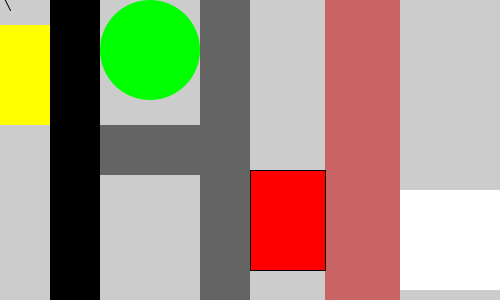
Frame 1 (no input)
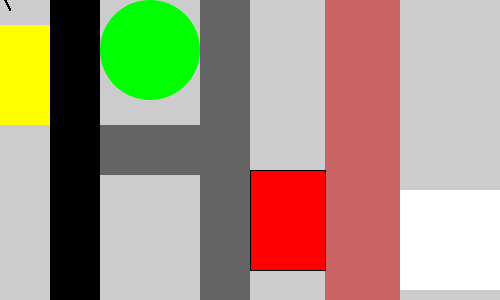
Frame 60 (the mouse pressed at the canvas centre just before this capture)
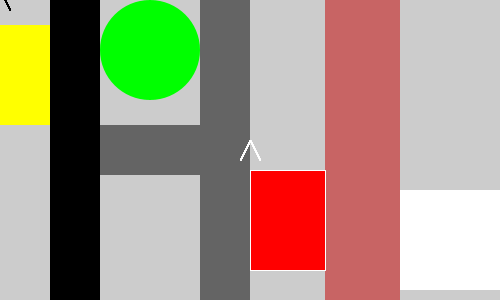
Frame 120 (the mouse held since frame 60 and released just before this capture)

The Processing sketch that drew these frames (run headless with seeded random() and noise(); from frame 60 on, the mouse is pressed at the canvas centre):

// Processing sketch: processing_3895
// ── processing_3895.pde

void setup () {
  size (500, 300);
  noStroke();
  
color maccas = color(255, 255, 0);
color road = color(0, 0, 0);
color oval = color(0, 255, 0);
color pathway = color(100, 100, 100);
color redcentre = color(255, 0, 0);
color mainwalkway = color(200, 100, 100);
color sciencetheatre = color(255, 255, 255);

fill(maccas);
rect(0, 25, 100, 100);
fill(pathway);
rect(50, 125, 200, 50);
fill(road);
rect(50, 0, 50, 300);
fill(oval);
ellipse(150, 50, 100, 100);
fill(pathway);
rect(200, 0, 50, 300);
fill(redcentre);
rect(250, 170, 100, 100);
fill(mainwalkway);
rect(325, 0, 75, 300);
fill(sciencetheatre);
rect(400, 190, 100, 100);
}

void draw() {
  if(mousePressed) {
    stroke(255);
  } else {
    stroke(0);
  }
  line(mouseX, mouseY-10, mouseX-10, mouseY+10);
  line(mouseX, mouseY-10, mouseX+10, mouseY+10);
  
color value = color(255, 0, 0);

  fill(value);
  rect(250, 170, 75, 100);
}
